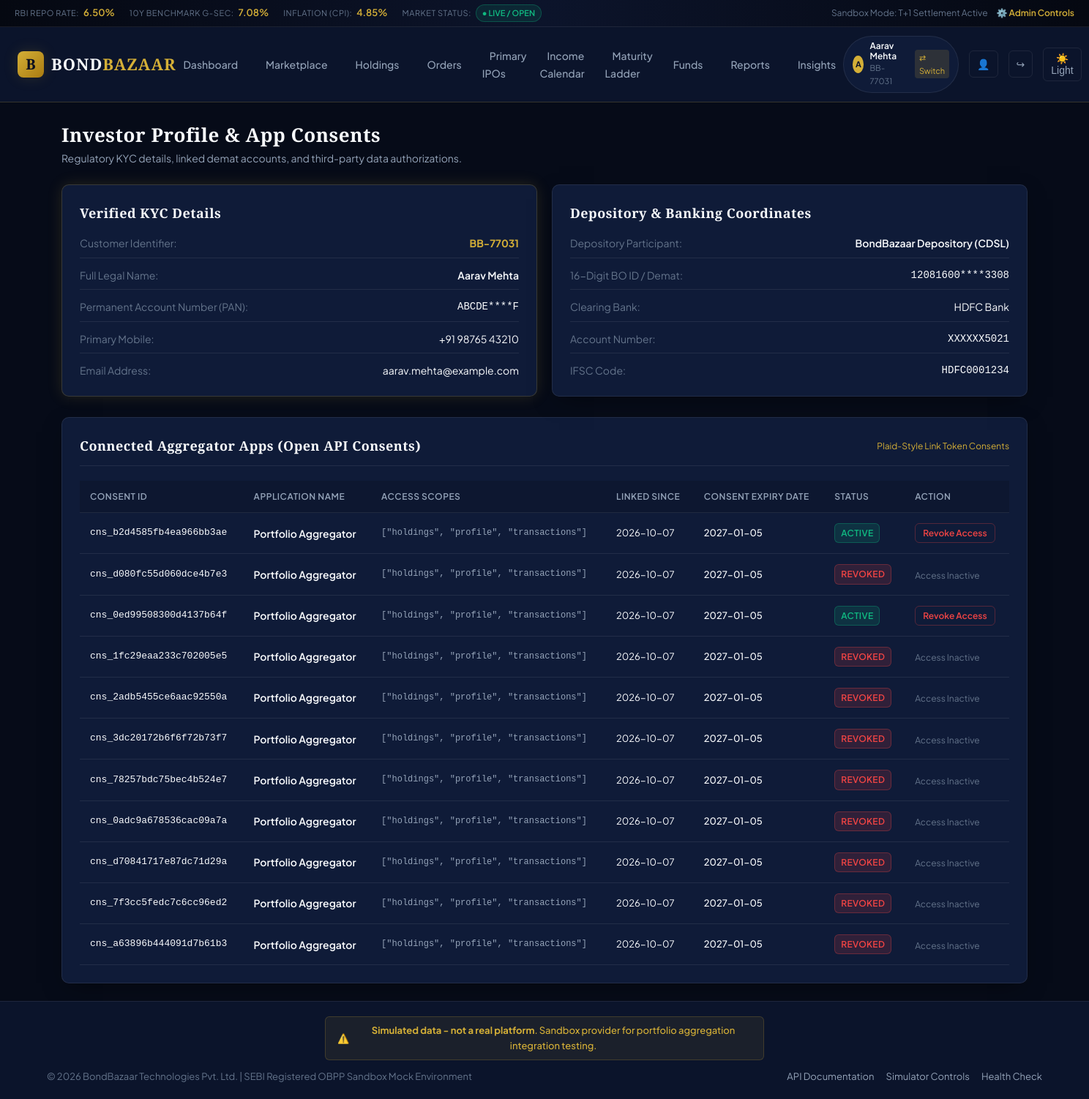
/profile, run on the app's committed database.
### app/models/entities.py (models this page shows)
class User(Base):
    __tablename__ = "users"
    id = Column(Integer, primary_key=True, index=True)
    email = Column(String(120), unique=True, index=True, nullable=False)
    full_name = Column(String(120), nullable=False)
    mobile = Column(String(20), nullable=False)
    customer_id = Column(String(30), unique=True, index=True, nullable=False) # e.g. BB-77031
    pan = Column(String(10), nullable=False)
    pan_masked = Column(String(15), nullable=False)
    demat_account = Column(String(30), nullable=False)
    demat_account_masked = Column(String(30), nullable=False)
    bank_name = Column(String(100), default="HDFC Bank")
    bank_account_masked = Column(String(30), default="XXXXXX5021")
    bank_ifsc = Column(String(20), default="HDFC0001234")
    wallet_balance = Column(Float, default=100000.0) # In Rupees
    created_at = Column(DateTime(timezone=True), default=ist_now)
    holdings = relationship("Holding", back_populates="user", cascade="all, delete-orphan")
    orders = relationship("SecondaryOrder", back_populates="user", cascade="all, delete-orphan")
    transactions = relationship("WalletTransaction", back_populates="user", cascade="all, delete-orphan")
    consents = relationship("ApiConsent", back_populates="user", cascade="all, delete-orphan")
    applications = relationship("PrimaryApplication", back_populates="user", cascade="all, delete-orphan")

class ApiConsent(Base):
    __tablename__ = "api_consents"
    id = Column(Integer, primary_key=True, index=True)
    consent_id = Column(String(50), unique=True, index=True, nullable=False) # cns_...
    client_id = Column(String(50), nullable=False)
    user_id = Column(Integer, ForeignKey("users.id"), index=True, nullable=False)
    scopes = Column(Text, default="[]")
    access_token_hash = Column(String(200), unique=True, index=True, nullable=False)
    access_token_prefix = Column(String(20), nullable=False) # acc_... prefix for identification
    expires_at = Column(DateTime(timezone=True), nullable=False)
    status = Column(String(20), default="ACTIVE") # ACTIVE, EXPIRED, REVOKED
    webhook_url = Column(String(300), nullable=True)
    created_at = Column(DateTime(timezone=True), default=ist_now)
    user = relationship("User", back_populates="consents")

### app/routers/web.py (the view)
@router.get("/profile", response_class=HTMLResponse)
async def profile_page(request: Request, db: Session = Depends(get_db)):
    user = get_current_user_optional(request, db)
    if not user:
        return RedirectResponse(url="/login", status_code=303)
    consents = db.query(ApiConsent).filter(ApiConsent.user_id == user.id).all()
    return templates.TemplateResponse("profile.html", {
        "request": request,
        "user": user,
        "consents": consents
    })

### app/templates/profile.html (shortened to what this page needs)
{% extends "base.html" %}
{% block content %}
<div style="margin-bottom: 24px; display: flex; justify-content: space-between; align-items: flex-end;">
    <div>
        <h1 style="font-size: 26px;">Investor Profile & App Consents</h1>
        <p style="color: var(--text-muted); font-size: 14px;">Regulatory KYC details, linked demat accounts, and third-party data authorizations.</p>
    </div>
</div>
<div class="grid-2" style="margin-bottom: 28px;">
    <div class="card card-gold-glow">
        <h2 style="font-size: 18px; margin-bottom: 16px;">Verified KYC Details</h2>
        <div style="display: flex; flex-direction: column; gap: 12px; font-size: 14px;">
            <div style="display: flex; justify-content: space-between; border-bottom: 1px solid var(--border-subtle); padding-bottom: 8px;">
                <span style="color: var(--text-dim);">Customer Identifier:</span>
                <span style="font-weight: 700; color: var(--gold-primary);">{{ user.customer_id }}</span>
            </div>
            <div style="display: flex; justify-content: space-between; border-bottom: 1px solid var(--border-subtle); padding-bottom: 8px;">
                <span style="color: var(--text-dim);">Full Legal Name:</span>
                <span style="font-weight: 600;">{{ user.full_name }}</span>
            </div>
            <div style="display: flex; justify-content: space-between; border-bottom: 1px solid var(--border-subtle); padding-bottom: 8px;">
                <span style="color: var(--text-dim);">Permanent Account Number (PAN):</span>
                <span style="font-family: monospace;">{{ user.pan_masked }}</span>
            </div>
            <div style="display: flex; justify-content: space-between; border-bottom: 1px solid var(--border-subtle); padding-bottom: 8px;">
                <span style="color: var(--text-dim);">Primary Mobile:</span>
                <span>{{ user.mobile }}</span>
            </div>
            <div style="display: flex; justify-content: space-between;">
                <span style="color: var(--text-dim);">Email Address:</span>
                <span>{{ user.email }}</span>
            </div>
        </div>
    </div>
    <div class="card">
        <h2 style="font-size: 18px; margin-bottom: 16px;">Depository & Banking Coordinates</h2>
        <div style="display: flex; flex-direction: column; gap: 12px; font-size: 14px;">
            <div style="display: flex; justify-content: space-between; border-bottom: 1px solid var(--border-subtle); padding-bottom: 8px;">
                <span style="color: var(--text-dim);">Depository Participant:</span>
                <span style="font-weight: 600;">BondBazaar Depository (CDSL)</span>
            </div>
            <div style="display: flex; justify-content: space-between; border-bottom: 1px solid var(--border-subtle); padding-bottom: 8px;">
                <span style="color: var(--text-dim);">16-Digit BO ID / Demat:</span>
                <span style="font-family: monospace;">{{ user.demat_account_masked }}</span>
            </div>
            <div style="display: flex; justify-content: space-between; border-bottom: 1px solid var(--border-subtle); padding-bottom: 8px;">
                <span style="color: var(--text-dim);">Clearing Bank:</span>
                <span>{{ user.bank_name }}</span>
            </div>
            <div style="display: flex; justify-content: space-between; border-bottom: 1px solid var(--border-subtle); padding-bottom: 8px;">
                <span style="color: var(--text-dim);">Account Number:</span>
                <span style="font-family: monospace;">{{ user.bank_account_masked }}</span>
            </div>
            <div style="display: flex; justify-content: space-between;">
                <span style="color: var(--text-dim);">IFSC Code:</span>
                <span style="font-family: monospace;">{{ user.bank_ifsc }}</span>
            </div>
        </div>
    </div>
</div>
<div class="card">
    <div class="card-header">
        <h2 class="card-title">Connected Aggregator Apps (Open API Consents)</h2>
        <span style="font-size: 12px; color: var(--gold-primary);">Plaid-Style Link Token Consents</span>
    </div>
    <div class="table-responsive">
        <table class="bb-table">
            <thead>
                <tr>
                    <th>Consent ID</th>
                    <th>Application Name</th>
                    <th>Access Scopes</th>
                    <th>Linked Since</th>
                    <th>Consent Expiry Date</th>
                    <th>Status</th>
                    <th>Action</th>
                </tr>
            </thead>
            <tbody>
                {% for c in consents %}
                <tr>
                    <td style="font-family: monospace; font-size: 13px;">{{ c.consent_id }}</td>
                    <td style="font-weight: 600;">
                        {% if c.client_id == 'portfolio-aggregator' %}
                        Portfolio Aggregator
                        {% else %}
                        {{ c.client_id }}
                        {% endif %}
                    </td>
                    <td>
                        <div style="font-size: 12px; font-family: monospace; color: var(--text-muted);">
                            {{ c.scopes }}
                        </div>
                    </td>
                    <td style="font-size: 13px;">{{ c.created_at.strftime('%Y-%m-%d') }}</td>
                    <td style="font-size: 13px; font-weight: 500;">{{ c.expires_at.strftime('%Y-%m-%d') }}</td>
                    <td>
                        {% if c.status == 'ACTIVE' %}
                        <span class="badge badge-aaa">ACTIVE</span>
                        {% elif c.status == 'EXPIRED' %}
                        <span class="badge badge-aa">EXPIRED</span>
                        {% else %}
                        <span class="badge badge-a">REVOKED</span>
                        {% endif %}
                    </td>
                    <td>
                        {% if c.status == 'ACTIVE' %}
                        <form method="POST" action="/profile/revoke-app/{{ c.consent_id }}" style="display: inline;">
                            <button type="submit" class="btn btn-secondary btn-sm" style="color: #EF4444; border-color: rgba(239,68,68,0.3);">
                                Revoke Access
                            </button>
                        </form>
                        {% else %}
                        <span style="color: var(--text-dim); font-size: 12px;">Access Inactive</span>
                        {% endif %}
                    </td>
                </tr>
                {% else %}
                <tr>
                    <td colspan="7" style="text-align: center; padding: 28px; color: var(--text-muted);">
                        No third-party aggregator applications currently have access to your account data.
                    </td>
                </tr>
                {% endfor %}
            </tbody>
        </table>
    </div>
</div>
{% endblock %}

### app/templates/base.html (shortened to what this page needs)
<!DOCTYPE html>
<html lang="en" data-theme="dark">
<head>
    <link rel="stylesheet" href="/static/css/style.css">
</head>
<body>
    <div class="header-top-ticker">
        <div class="ticker-items">
            <div class="ticker-item">
                <span class="ticker-label">RBI REPO RATE:</span>
                <span class="ticker-value">6.50%</span>
            </div>
            <div class="ticker-item">
                <span class="ticker-label">10Y BENCHMARK G-SEC:</span>
                <span class="ticker-value">7.08%</span>
            </div>
            <div class="ticker-item">
                <span class="ticker-label">INFLATION (CPI):</span>
                <span class="ticker-value">4.85%</span>
            </div>
            <div class="ticker-item">
                <span class="ticker-label">MARKET STATUS:</span>
                <span class="market-status-badge market-open">● LIVE / OPEN</span>
            </div>
        </div>
        <div style="display: flex; gap: 12px; align-items: center; font-size: 12px;">
            <span style="color: var(--text-dim);">Sandbox Mode: T+1 Settlement Active</span>
            <a href="/admin" style="color: var(--gold-primary); font-weight: 600;">⚙️ Admin Controls</a>
        </div>
    </div>
    <nav class="navbar">
        <div class="nav-brand">
            <a href="/" style="display: flex; align-items: center; gap: 10px; text-decoration: none;">
                <div class="brand-logo-icon">B</div>
                <div class="brand-text">BOND<span>BAZAAR</span></div>
            </a>
        </div>
        <ul class="nav-links">
            <li><a href="/" class="nav-link {% if request.url.path == '/' %}active{% endif %}">Dashboard</a></li>
            <li><a href="/marketplace" class="nav-link {% if request.url.path.startswith('/marketplace') or request.url.path.startswith('/bonds') %}active{% endif %}">Marketplace</a></li>
            <li><a href="/holdings" class="nav-link {% if request.url.path == '/holdings' %}active{% endif %}">Holdings</a></li>
            <li><a href="/orders" class="nav-link {% if request.url.path == '/orders' %}active{% endif %}">Orders</a></li>
            <li><a href="/primary-issues" class="nav-link {% if request.url.path == '/primary-issues' %}active{% endif %}">Primary IPOs</a></li>
            <li><a href="/income-calendar" class="nav-link {% if request.url.path == '/income-calendar' %}active{% endif %}">Income Calendar</a></li>
            <li><a href="/maturity-ladder" class="nav-link {% if request.url.path == '/maturity-ladder' %}active{% endif %}">Maturity Ladder</a></li>
            <li><a href="/wallet" class="nav-link {% if request.url.path == '/wallet' %}active{% endif %}">Funds</a></li>
            <li><a href="/reports" class="nav-link {% if request.url.path == '/reports' %}active{% endif %}">Reports</a></li>
            <li><a href="/insights" class="nav-link {% if request.url.path == '/insights' %}active{% endif %}">Insights</a></li>
        </ul>
        <div class="nav-actions">
            {% if user %}
            <div class="user-pill">
                <div class="user-avatar">{{ user.full_name[:1] }}</div>
                <div>
                    <div style="font-weight: 600; font-size: 12px; line-height: 1.2;">{{ user.full_name }}</div>
                    <div style="font-size: 11px; color: var(--text-dim);">{{ user.customer_id }}</div>
                </div>
                <div style="margin-left: 8px; display: flex; gap: 4px;">
                    <a href="/switch-user/{% if user.email == 'aarav.mehta@example.com' %}priya.nair@example.com{% else %}aarav.mehta@example.com{% endif %}" title="Switch Demo Account" style="font-size: 11px; padding: 2px 6px; background: rgba(212,175,55,0.15); border-radius: 4px;">
                        ⇄ Switch
                    </a>
                </div>
            </div>
            <a href="/profile" class="btn-icon" title="Profile & Connected Apps">👤</a>
            <a href="/logout" class="btn-icon" title="Sign Out">↪</a>
            {% else %}
            <a href="/login" class="btn btn-secondary btn-sm">Sign In</a>
            <a href="/register" class="btn btn-primary btn-sm">Open Account</a>
            {% endif %}
            <button id="themeToggleBtn" class="theme-toggle-btn" title="Toggle Light/Dark">☀️</button>
        </div>
    </nav>
    <main class="main-content">
        {% block content %}{% endblock %}
    </main>
    <footer class="footer">
        <div class="simulated-banner">
            <span>⚠️</span>
            <span><strong>Simulated data - not a real platform</strong>. Sandbox provider for portfolio aggregation integration testing.</span>
        </div>
        <div class="footer-inner">
            <div>
                © 2026 BondBazaar Technologies Pvt. Ltd. | SEBI Registered OBPP Sandbox Mock Environment
            </div>
            <div style="display: flex; gap: 16px;">
                <a href="/docs" target="_blank" style="color: var(--text-muted);">API Documentation</a>
                <a href="/admin" style="color: var(--text-muted);">Simulator Controls</a>
                <a href="/health" style="color: var(--text-muted);">Health Check</a>
            </div>
        </div>
    </footer>
</body>
</html>

### data on the page
User: full_name "A", full_name "Aarav Mehta", customer_id "BB-77031", pan_masked "ABCDE****F", mobile "+91 98765 43210", email "aarav.mehta@example.com", demat_account_masked "12081600****3308", bank_name "HDFC Bank", bank_account_masked "XXXXXX5021", bank_ifsc "HDFC0001234"
ApiConsent: consent_id "cns_b2d4585fb4ea966bb3ae", shows "Portfolio Aggregator", scopes "[\"holdings\", \"profile\", \"transactions\"]", created_at "2026-10-07", expires_at "2027-01-05", status "ACTIVE"
ApiConsent: consent_id "cns_d080fc55d060dce4b7e3", shows "Portfolio Aggregator", scopes "[\"holdings\", \"profile\", \"transactions\"]", created_at "2026-10-07", expires_at "2027-01-05", status "REVOKED"
ApiConsent: consent_id "cns_0ed99508300d4137b64f", shows "Portfolio Aggregator", scopes "[\"holdings\", \"profile\", \"transactions\"]", created_at "2026-10-07", expires_at "2027-01-05", status "ACTIVE"
ApiConsent: consent_id "cns_1fc29eaa233c702005e5", shows "Portfolio Aggregator", scopes "[\"holdings\", \"profile\", \"transactions\"]", created_at "2026-10-07", expires_at "2027-01-05", status "REVOKED"
ApiConsent: consent_id "cns_2adb5455ce6aac92550a", shows "Portfolio Aggregator", scopes "[\"holdings\", \"profile\", \"transactions\"]", created_at "2026-10-07", expires_at "2027-01-05", status "REVOKED"
ApiConsent: consent_id "cns_3dc20172b6f6f72b73f7", shows "Portfolio Aggregator", scopes "[\"holdings\", \"profile\", \"transactions\"]", created_at "2026-10-07", expires_at "2027-01-05", status "REVOKED"
ApiConsent: consent_id "cns_78257bdc75bec4b524e7", shows "Portfolio Aggregator", scopes "[\"holdings\", \"profile\", \"transactions\"]", created_at "2026-10-07", expires_at "2027-01-05", status "REVOKED"
ApiConsent: consent_id "cns_0adc9a678536cac09a7a", shows "Portfolio Aggregator", scopes "[\"holdings\", \"profile\", \"transactions\"]", created_at "2026-10-07", expires_at "2027-01-05", status "REVOKED"
ApiConsent: consent_id "cns_d70841717e87dc71d29a", shows "Portfolio Aggregator", scopes "[\"holdings\", \"profile\", \"transactions\"]", created_at "2026-10-07", expires_at "2027-01-05", status "REVOKED"
ApiConsent: consent_id "cns_7f3cc5fedc7c6cc96ed2", shows "Portfolio Aggregator", scopes "[\"holdings\", \"profile\", \"transactions\"]", created_at "2026-10-07", expires_at "2027-01-05", status "REVOKED"
ApiConsent: consent_id "cns_a63896b444091d7b61b3", shows "Portfolio Aggregator", scopes "[\"holdings\", \"profile\", \"transactions\"]", created_at "2026-10-07", expires_at "2027-01-05", status "REVOKED"
